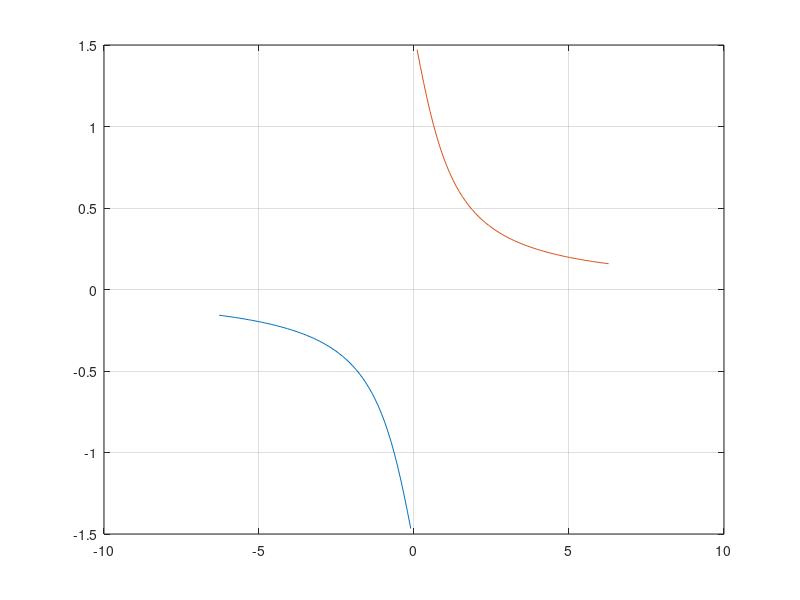

MATLAB code for this plot:
% Regression test function (black blox) for FreeMat v4.0
% This function is autogenerated by helpgen.
function bbtest_success = bbtest_acot
  bbtest_success = 1;
NumErrors = 0;
try
  x1 = -2*pi:pi/30:-0.1;

catch
  NumErrors = NumErrors + 1;
end
try
  x2 = 0.1:pi/30:2*pi;

catch
  NumErrors = NumErrors + 1;
end
try
  plot(x1,acot(x1),x2,acot(x2)); grid('on');

catch
  NumErrors = NumErrors + 1;
end
try
  mprint('acotplot');

catch
  NumErrors = NumErrors + 1;
end
if (NumErrors ~= 0) bbtest_success = 0; return; end
